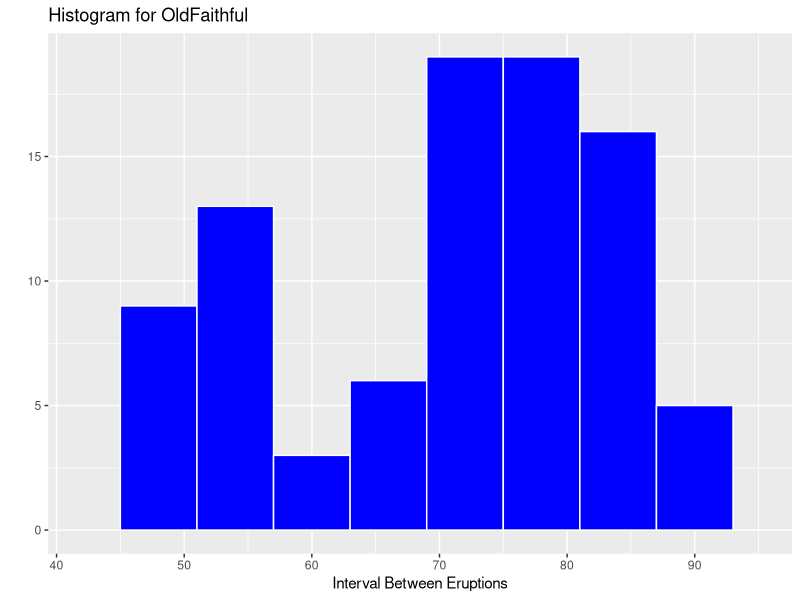
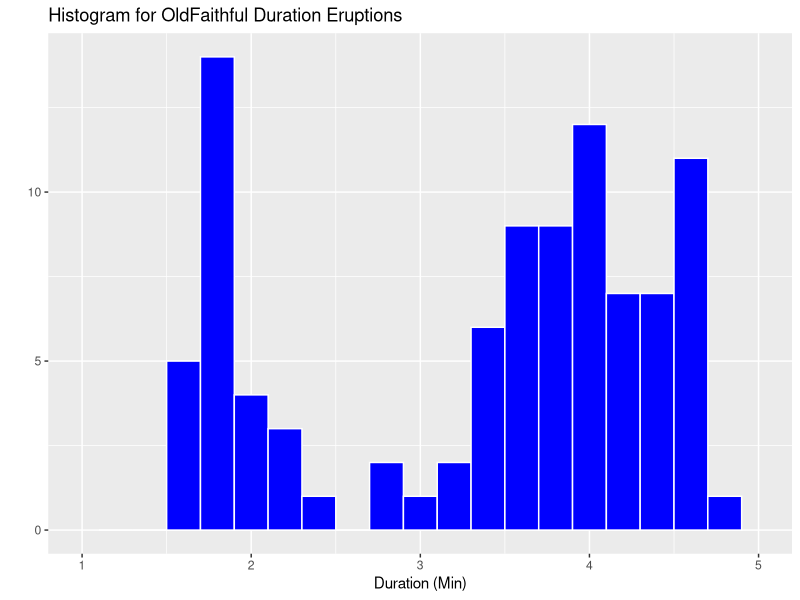
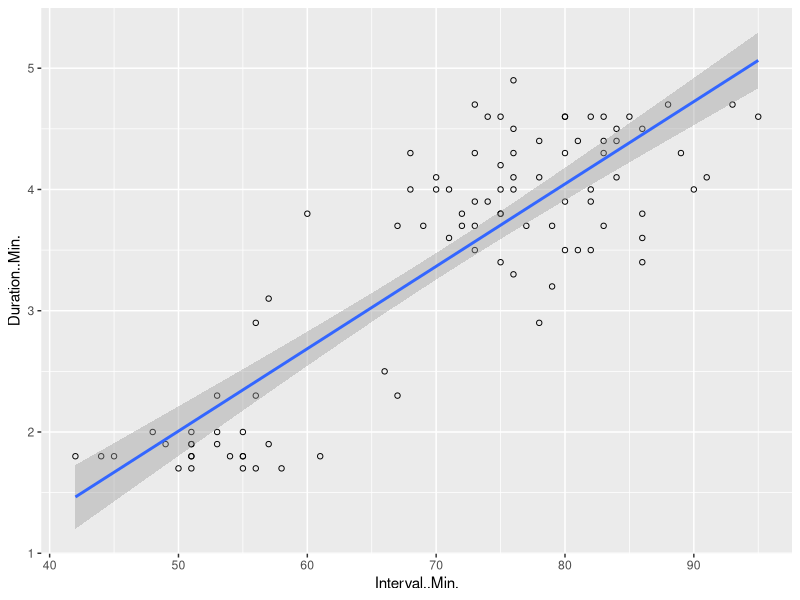

Reproduce these figures in R, in order.
setwd("~/GitHub/statistics")
library(ggplot2)
mydata <- read.csv("OldFaithful.csv", header = TRUE)

summary(mydata)

qplot(mydata$Interval..Min,
		geom="histogram",
		main="Histogram for OldFaithful",
		xlab="Interval Between Eruptions",
		fill=I("blue"),
		col =I("white"),
		xlim=c(42,95),
		binwidth=6
		)

qplot(mydata$Duration..Min,
		geom="histogram",
		main="Histogram for OldFaithful Duration Eruptions",
		xlab="Duration (Min)",
		fill=I("blue"),
		col=I("white"),
		xlim=c(1,5),
		binwidth=0.2
		)

ggplot(mydata, aes(x=Interval..Min., y=Duration..Min.)) +
	geom_point(shape=1) +
	geom_smooth(method=lm)